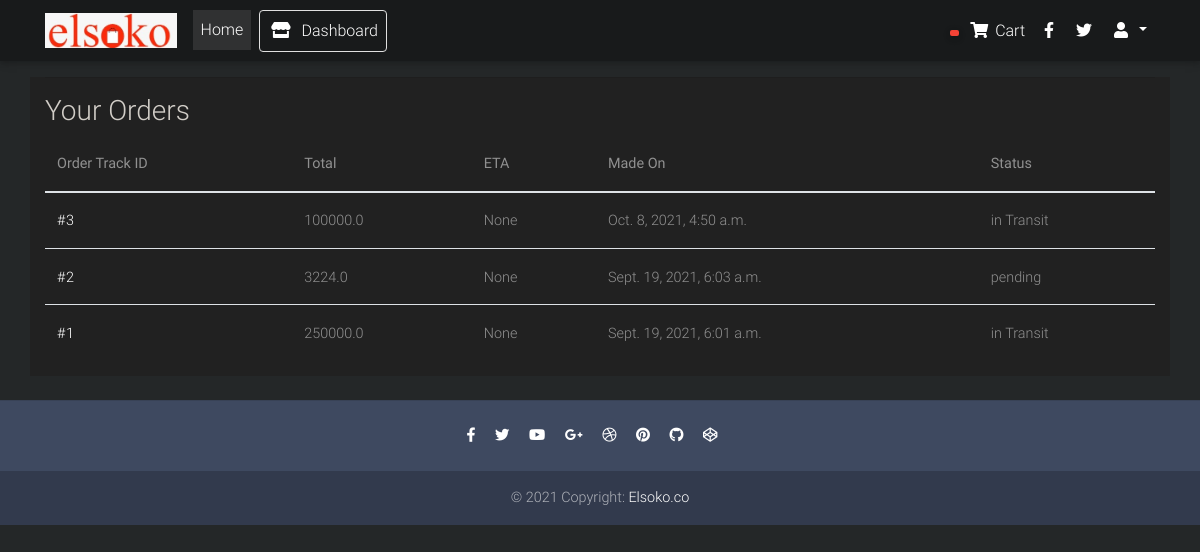
Before: /users/dashboard/ (signed in) with the older database file.
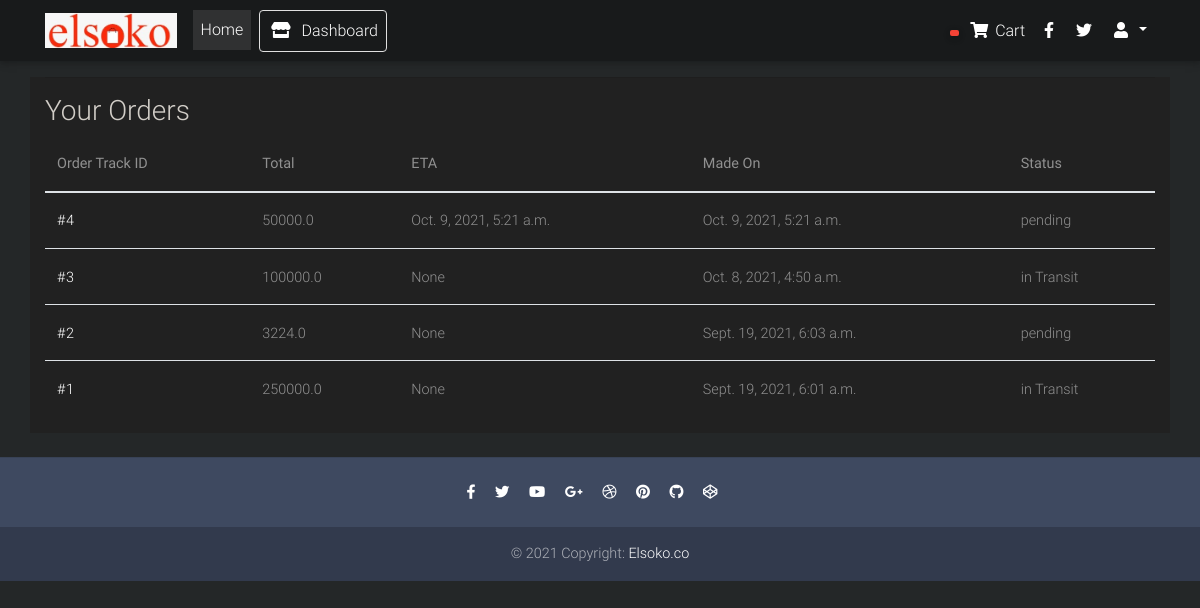
After: the same page with the newer database file.
### main/models.py (models this page shows, shortened)
class Order(models.Model):
    customer = models.ForeignKey(get_user_model(), on_delete=models.CASCADE)
    address = models.CharField(max_length=60)
    location = models.CharField(max_length=60)
    payment = models.CharField(max_length=20)
    transport = models.CharField(max_length=20, blank=True, null=True)
    status = models.CharField(max_length=20, choices=(
        ('pending', 'pending'),
        ('in Transit', 'in Transit'),
        ('delivered', 'delivered')
    ))
    paid = models.BooleanField(default=False)
    total = models.FloatField(blank=True, null=True)
    made_on = models.DateTimeField(auto_now_add=True)
    estimated = models.DateTimeField(blank=True, null=True)

### users/views.py (the view)
# urls.py: path('', views.dashboard, name="shop-dashboard"),
def dashboard(request):
    context = {}
    user = request.user
    context["orders"] = Order.objects.filter(customer_id=user.id).order_by('-made_on')
    context["order_items"] = OrderItem.objects.filter(order__customer_id=user.id)
    return render(request, 'customer-dashboard.html', context)

### templates/customer-dashboard.html (shortened to what this page needs)
{% extends 'base.html' %}
{% load static  %}
{% block content%}
    {% include 'partials/nav.html' %}
        <div style="height: auto" class="container bg-dark">
            <hr>
            <div class="box box-info">
                <div class="box-header with-border">
                  <h3 class="box-title">Your Orders</h3>
                </div>
                <div class="box-body">
                  <div class="table-responsive">
                    <table class="table no-margin text-white-50">
                      <thead>
                        <tr>
                          <th>Order Track ID</th>
                            <th>Total</th>
                            <th>ETA</th>
                          <th>Made On</th>
                          <th>Status</th>
                        </tr>
                      </thead>
                      <tbody>
                      {% for order in orders %}
                        <tr>
                          <td><a class="text-white" href="{% url 'customer-order-detail' order.id %}">#{{ order.id }}</a></td>
                            <td> {{ order.total }}</td>
                            <td> {{ order.estimated }}</td>
                          <td>{{ order.made_on }}</td>
                          <td><span class="label label-success">{{ order.status }}</span></td>
                        </tr>
                        {% endfor %}
                      </tbody>
                    </table>
                  </div>
                </div>
              </div>
        </div>
    {% include 'partials/footer.html' %}
{% endblock %}

### templates/base.html (shortened to what this page needs)
{% load static %}
<!DOCTYPE html>
<html lang="en">
<head>
  <link rel="stylesheet" href="https://use.fontawesome.com/releases/v5.11.2/css/all.css">
  <link href="{% static 'css/bootstrap.min.css' %}" rel="stylesheet">
  <link href="{% static 'css/mdb.min.css' %}" rel="stylesheet">
  <link href="{% static 'css/style.min.css' %}" rel="stylesheet">
</head>
<body>
    <div class="container-xl">
        {% block content %}
        {% endblock %}
    </div>
</body>
</html>

### templates/partials/nav.html (shortened to what this page needs)
{% load static %}
  <nav style="background-color: #181A1B" class="navbar dark navbar-dark navbar-expand-lg">
    <div class="container">
      <a class="navbar-brand waves-effect" href="{% url 'home' %}" target="_blank">
        <img src="{% static 'logo.jpeg' %}" height="35px">
      </a>
      <div class="collapse navbar-collapse" id="navbarSupportedContent">
        <ul class="navbar-nav mr-auto pr-3">
          <li class="nav-item active">
            <a class="nav-link waves-effect" href="{% url 'home' %}">Home
            </a>
          </li>
            {% if user.has_shop %}
          <li class="nav-item pl-2">
            <a href="{% url 'shop-dashboard' %}" class="nav-link border border-light rounded waves-effect"
              target="_blank">
              <i class="fas fa-store mr-2"></i>Dashboard
            </a>
          </li>
            {% endif %}
        </ul>
        <ul class="navbar-nav nav-flex-icons">
          <li class="nav-item">
            <a href="{% url 'cart' %}" class="nav-link waves-effect">
              <span class="badge red z-depth-1 mr-1"> {{ cart.count }} </span>
              <i class="fas fa-shopping-cart"></i>
              <span class="clearfix d-none d-sm-inline-block"> Cart </span>
            </a>
          </li>
          <li class="nav-item">
            <a href="#" class="nav-link waves-effect" target="_blank">
              <i class="fab fa-facebook-f"></i>
            </a>
          </li>
          <li class="nav-item">
            <a href="#" class="nav-link waves-effect" target="_blank">
              <i class="fab fa-twitter"></i>
            </a>
          </li>
        <li class="nav-item dropdown">
            <a class="nav-link dropdown-toggle" href="#" id="navbarDropdownMenuLink" role="button" data-toggle="dropdown" aria-haspopup="true" aria-expanded="false">
              <i class="fas fa-user"></i>
            </a>
        </li>
        </ul>
      </div>
    </div>
  </nav>

### templates/partials/footer.html
{% load static %}
  <footer style="background-color: #3E4960" class="page-footer text-center font-small mt-4 wow fadeIn">
    <hr class="my-4">
    <div class="pb-4">
      <a href="#" target="_blank">
        <i class="fab fa-facebook-f mr-3"></i>
      </a>
      <a href="#" target="_blank">
        <i class="fab fa-twitter mr-3"></i>
      </a>
      <a href="#" target="_blank">
        <i class="fab fa-youtube mr-3"></i>
      </a>
      <a href="#" target="_blank">
        <i class="fab fa-google-plus-g mr-3"></i>
      </a>
      <a href="#" target="_blank">
        <i class="fab fa-dribbble mr-3"></i>
      </a>
      <a href="#" target="_blank">
        <i class="fab fa-pinterest mr-3"></i>
      </a>
      <a href="#" target="_blank">
        <i class="fab fa-github mr-3"></i>
      </a>
      <a href="#" target="_blank">
        <i class="fab fa-codepen mr-3"></i>
      </a>
    </div>
    <div class="footer-copyright py-3">
      © 2021 Copyright:
      <a href="https://mdbootstrap.com/education/bootstrap/" target="_blank"> Elsoko.co </a>
    </div>
  </footer>

### templates/base.html (style rules this page uses)
html, body { color: #D1CDC7; background-color: rgb(36, 39, 40); }

Changed rows visible on the page:
added Order: id "4", total "50000.0", estimated "Oct. 9, 2021, 5:21 a.m.", made_on "Oct. 9, 2021, 5:21 a.m.", status "pending"
